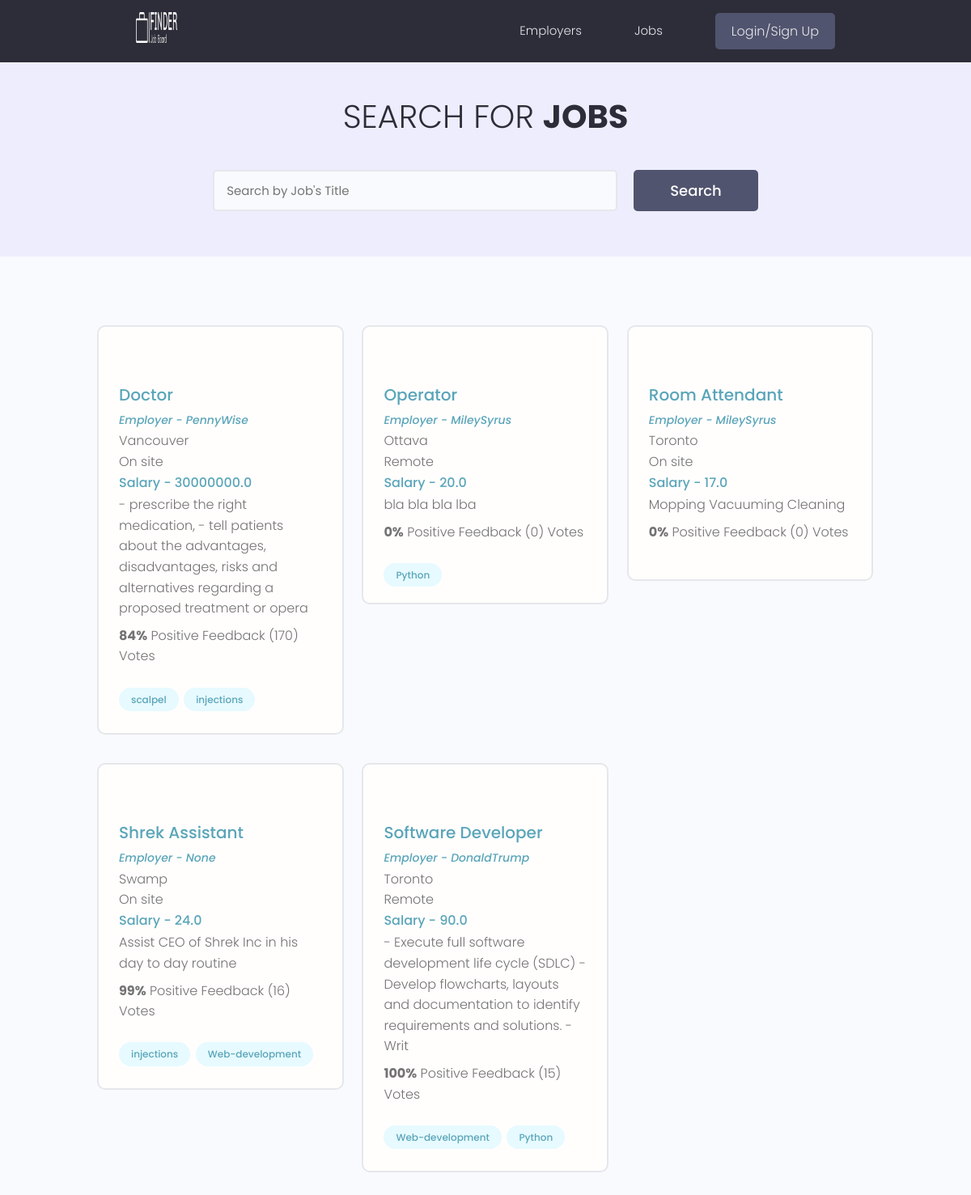
The page / on the database its author committed.
### jobs/models.py (models this page shows, shortened)
class Job(models.Model):
    owner = models.ForeignKey(Employer, null=True, blank=True, on_delete=models.CASCADE)
    title = models.CharField(max_length=200)
    company_name = models.CharField(max_length=50)
    location = models.CharField(max_length=100, null=True, blank=True)
    remote = models.BooleanField(default=False)
    payment = models.FloatField(default=0.0, null=True, blank=True)
    tags = models.ManyToManyField('Tag', blank=True)
    description = models.TextField(null=True, blank=True)
    vote_total = models.IntegerField(default=0, null=True, blank=True)
    vote_ratio = models.IntegerField(default=0, null=True, blank=True)
    created = models.DateTimeField(auto_now_add=True)
    id = models.UUIDField(default=uuid.uuid4, unique=True,
                          primary_key=True, editable=False)
    class Meta:
        ordering = ['title', 'created']

class Tag(models.Model):
    name = models.CharField(max_length=200)
    created = models.DateTimeField(auto_now_add=True)
    id = models.UUIDField(default=uuid.uuid4, unique=True,
                          primary_key=True, editable=False)
    def __str__(self):
        return self.name

### users/models.py (models this page shows)
class Profile(models.Model):
    user = models.OneToOneField(User, on_delete=models.CASCADE, null=True, blank=True)
    name = models.CharField(max_length=200, blank=True, null=True)
    username = models.CharField(max_length=200, blank=True, null=True)
    last_name = models.CharField(max_length=200, blank=True, null=True)
    short_intro = models.CharField(max_length=200, blank=True, null=True)
    email = models.EmailField(max_length=100, blank=True, null=True)
    occupation = models.CharField(max_length=40, blank=True, null=True)
    location = models.CharField(max_length=60, blank=True, null=True)
    account_photo = models.ImageField(null=True, blank=True, default="default.png")
    social_twitter = models.CharField(max_length=200, blank=True, null=True)
    social_instagram = models.CharField(max_length=200, blank=True, null=True)
    created = models.DateTimeField(auto_now_add=True)
    id = models.UUIDField(default=uuid.uuid4, unique=True,
                          primary_key=True, editable=False)
    def __str__(self):
        return str(self.username)

### jobs/views.py (the view)
# urls.py: path('', include('jobs.urls')),
def jobs(request):
    jobs = Job.objects.all()
    return render(request, 'jobs/jobs.html', {"jobs": jobs})

### jobs/templates/jobs/jobs.html (shortened to what this page needs)
{% extends  'main.html' %}
{% block content %}
<main class="projects">
    <section class="hero-section text-center">
        <div class="container container--narrow">
            <div class="hero-section__box">
                <h2>Search for <span>Jobs</span></h2>
            </div>
            <div class="hero-section__search">
                <form id='searchForm' class="form" action="{% url 'jobs' %}" method="get">
                    <div class="form__field">
                        <input class="input input--text" id="formInput#search" type="text" name="search_query"
                            placeholder="Search by Job's Title" value="{{search_query}}" />
                    </div>
                    <input class="btn btn--sub btn--lg" type="submit" value="Search" />
                </form>
            </div>
        </div>
    </section>
    <section class="projectsList">
        <div class="container">
            <div class="grid grid--three">
                {% for job in jobs %}
                <div class="column">
                    <div class="card project">
                        <a href="{% url 'job' job.id %}" class="project">
                            <div class="card__body">
                                <h3 class="project__title"><a href="{% url 'job' job.id %}">{{job.title}}</a></h3>
                                <p><a class="project__author" href="{% url 'user-profile' job.owner.id %}">Employer - {{job.owner}}</a></p>
                                <p>{{job.location}}</p>
                                {% if job.remote %}
                                <p>Remote</p>
                                {% else %}
                                <p>On site</p>
                                {% endif %}
                                <p><a>Salary - {{job.payment}}</a></p>
                                <p>{{job.description|slice:"150"}}</p>
                                <p class="project--rating">
                                    <span style="font-weight: bold;">{{job.vote_ratio}}%</span> Positive
                                    Feedback ({{job.vote_total}}) Vote{{job.vote_total|pluralize:"s"}}
                                </p>
                                <div class="project__tags">
                                    {% for tag in job.tags.all %}
                                    <span class="tag tag--pill tag--main">
                                        <small>{{tag}}</small>
                                    </span>
                                    {% endfor %}
                                </div>
                            </div>
                        </a>
                    </div>
                </div>
                {% endfor %}
            </div>
        </div>
    </section>
</main>
{% endblock %}

### static/css/app.css (style rules this page uses)
:root { --color-sub: #2d2d39; }
.btn--sub { background-color: var(--color-sub-light); }
.card { border: 2px solid var(--color-light); }
.hero-section { height: 40vh; display: flex; align-items: center; background-color: var(--color-sub); }
.hero-section__box { margin-bottom: 4rem; }
.hero-section__box > h2, .hero-section__box > h2 > span { font-size: 4rem; color: var(--color-light); line-height: 1.3; text-transform: uppercase; }
.hero-section__box > h2 { font-weight: 300; }
.hero-section__box > h2 > span { font-weight: 700; }
.hero-section__search > .form { display: flex; align-items: center; justify-content: center; gap: 2rem; }
.hero-section__search > .form input.input--text { width: 50rem; }
.project__author { font-size: 1.4rem; font-style: italic; }
.project--rating { margin-bottom: 1.6em; margin-top: .5em; }
.projects > .hero-section { background: var(--color-sub-lighter); height: 30vh; }
.projects .hero-section__box { margin-bottom: 2.5rem; }
.projects .hero-section__box > h2 { color: var(--color-sub); }
.projects .hero-section__box > h2 > span { font-weight: 700; color: var(--color-sub); }
.projectsList { margin-top: 8rem; }
.project__title { font-size: 2rem; font-weight: 700; color: var(--color-sub); }

### static/uikit/styles/modules/_variables.css (style rules this page uses)
:root { --color-main: #5aa5b9; --color-main-light: #e6faff; --color-sub: #3f4156; --color-sub-light: #51546e; --color-sub-lighter: #ededfd; --color-text: #737373; --color-gray: #8b8b8b; --color-light: #e5e7eb; --color-light-gray: #767676; --color-bg: #f8fafd; --color-white: #fffefd; --color-white-light: #f3f3f3; --color-success: #359e64; --color-success-bg: #def8e8; --color-error: #fc4b0b; --color-error-bg: #fff2ee; --font-base: 'Poppins', arial, helvetica, 'Segoe UI', roboto, ubuntu, sans-serif; --font-monospace: 'Fira Code', 'Courier New', courier, monospace; --font-regular: 300; --font-medium: 500; --font-bold: 700; --generic-shadow: 1px 1px 5px #00000010; --generic-transition: all 0.3s ease-in-out; }

### static/uikit/styles/modules/_base.css (style rules this page uses)
* { margin: 0; padding: 0; box-sizing: border-box; text-rendering: optimizeLegibility; color: inherit; font-size: inherit; }
html { font-size: 50%; }
@media only screen and (min-width: 480px) { html { font-size: 56.25%; } }
@media only screen and (min-width: 1200px) { html { font-size: 62.5%; } }
body { line-height: 1.6; font-weight: 400; font-size: 1.5rem; color: var(--color-text); background-color: var(--color-bg); min-height: 100vh; }

### static/uikit/styles/modules/_typography.css (style rules this page uses)
* { font-family: var(--font-base); }
h2 { font-size: 3.6rem; font-weight: var(--font-bold); }
h3 { font-size: 3.2rem; font-weight: var(--font-medium); }
p, span, strong { font-size: 1.6rem; color: var(--color-text); font-weight: var(--font-regular); }
a { padding-bottom: 2px; text-decoration: none; display: inline-block; color: var(--color-main); font-weight: var(--font-medium); }

### static/uikit/styles/modules/_utilities.css (style rules this page uses)
.container { width: 92%; max-width: 165rem; margin: 0 auto; box-sizing: border-box; }
.container--narrow { width: 92%; max-width: 120rem; }
@media screen and (min-width: 1000px) { .container { width: 90%; } }
@media screen and (min-width: 1000px) { .container--narrow { width: 85%; } }
@media screen and (min-width: 1200px) { .container { width: 80%; } }
@media screen and (min-width: 1200px) { .container--narrow { width: 72%; } }
.text-center { text-align: center; }

### static/uikit/styles/modules/_button.css (style rules this page uses)
.btn { display: inline-block; position: relative; cursor: pointer; background-color: var(--color-light); font-weight: var(--font-medium); color: var(--color-sub); text-decoration: none; padding: 1rem 2rem; border-radius: 0.5rem; border: none; width: -webkit-fit-content; width: -moz-fit-content; width: fit-content; height: -webkit-fit-content; height: -moz-fit-content; height: fit-content; font-size: 1.6rem; outline-width: 0; outline-color: transparent; -webkit-backface-visibility: hidden; backface-visibility: hidden; transition: all 0.3s ease-in-out; }
.btn--sub { background-color: var(--color-sub); color: var(--color-white); }
.btn--lg { font-size: 1.8rem; padding: 1.2rem 4.5rem; }

### static/uikit/styles/modules/_card.css (style rules this page uses)
.card { border-radius: 1rem; background-color: var(--color-white); border: 1.5px solid var(--color-light); width: auto; height: auto; margin-top: 0.5rem; margin-bottom: 0.5rem; overflow: hidden; }
.card__body, .card__header { padding: 2rem 2.5rem; }

### rows shown on the page
Job: title "Doctor", owner "PennyWise", location "Vancouver", remote "On site", payment "30000000.0", description "- prescribe the right medication, - tell patients about the advantages, disadvantages, risks and alternatives regarding a proposed treatment or opera", vote_ratio "84", vote_total "170"
Tag: name "scalpel"
Tag: name "injections"
Job: title "Operator", owner "MileySyrus", location "Ottava", remote "Remote", payment "20.0", description "bla bla bla lba", vote_ratio "0", vote_total "0"
Tag: name "Python"
Job: title "Room Attendant", owner "MileySyrus", location "Toronto", remote "On site", payment "17.0", description "Mopping Vacuuming Cleaning", vote_ratio "0", vote_total "0"
Job: title "Shrek Assistant", owner "None", location "Swamp", remote "On site", payment "24.0", description "Assist CEO of Shrek Inc in his day to day routine", vote_ratio "99", vote_total "16"
Tag: name "Web-development"
Job: title "Software Developer", owner "DonaldTrump", location "Toronto", remote "Remote", payment "90.0", description "- Execute full software development life cycle (SDLC) - Develop flowcharts, layouts and documentation to identify requirements and solutions. - Writ", vote_ratio "100", vote_total "15"
